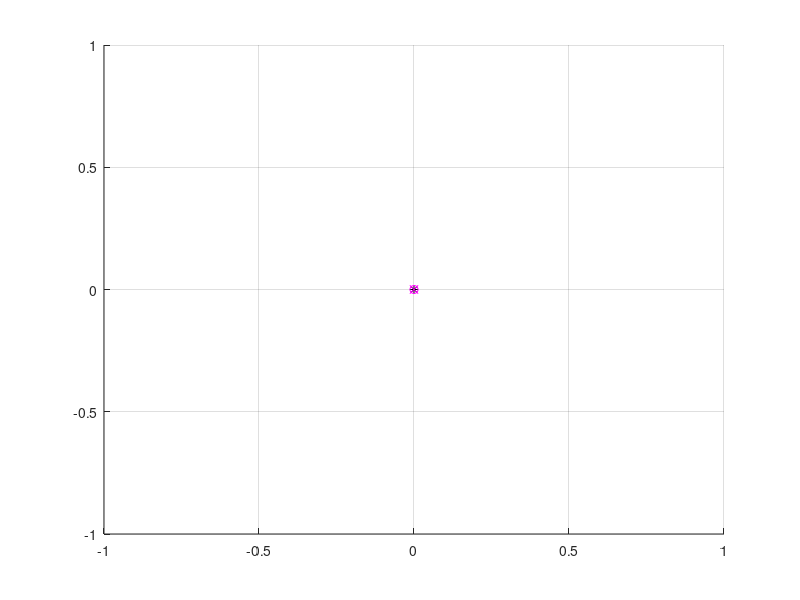

This figure's MATLAB source: (Note: this script raises an error after producing the figure.)
function demo_linearised_update()
%function demo_linearised_update
%
% Demonstrate the behaviour of linearised_update.m, which performs a Kalman
% update using tangents to nonlinear models, where the linearisation point
% is determined separately from the Kalman estimate.
%
% The essential demo is the same as demo_bearing_only.m.
% The plots show variances of EKF (red), UKF(cyan) and particle(blue), as well
% as the prior particle samples (green) and resampled posterior particle samples (blue).
% The true states and observations are shown in black.
%
% Tim Bailey 2011.

intro;
h = setup_plot;

% true states and observations
xtrue = [-0.05; 0.001; 0.7; -0.055];
[xactual, zactual] = generate_truestates(xtrue);

% linear models and noises
[F,G,Q] = predict_model;
R = observe_model_noise;

% initial filter estimates with Gordon's prior (EKF - {x,P})
P = diag([0.5^2, 0.005^2, 0.3^2, 0.01^2]); 
x = [0.0; 0.0; 0.4; -0.05];                

% filter loop
for i = 1:length(zactual)
    
    % predict step
    xpred = F*x;
    P = F*P*F' + G*Q*G';

    % observation
    z = zactual(i);
    
    % compute a linearisation point along the ray of the current estimate,
    % but more distant, so as to generate a larger bearing-only ellipsoid.
    ii = [1 3];
    xs = xpred;
%    dx = xpred / sqrt(dot(xpred(ii),xpred(ii))); % unit direction vector
%    xs(ii) = xpred(ii) + 2*sqrtm(P(ii,ii))*[dx(1); dx(3)];
% FIXME: compute extension along ray 

    % update step 
    [x,P] = linearised_update(@observe_model, @observe_model_diff, xpred,P, z,R, xs);

    % plots
    do_plot(h, xactual(:,1:i+1), z, x,P, xpred, xs);
    disp(['Step ' num2str(i) '. Press any key to continue.'])
    pause
end

%
%

function [xactual, zactual] = generate_truestates(xtrue)
xactual = xtrue;
[F,G,Q] = predict_model;
R = observe_model_noise;

for i=1:24
    xactual(:,i+1) = F * xactual(:,i) + G * gauss_samples([0;0],Q,1);
    zactual(i) = observe_model(xactual(:,i+1)) + gauss_samples(0,R,1);
end

%
%

function [F,G,Q] = predict_model()
F = [1 1 0 0; % state transition model
     0 1 0 0;
     0 0 1 1;
     0 0 0 1];

G = [0.5 0; % model relating process noise to state
     1  0;
     0 0.5;
     0  1];
 
Q = eye(2) * 0.001^2; % process noise

%
%

function z = observe_model(x)
z = atan2(x(3,:), x(1,:));

%
%

function v = observe_model_diff(z1,z2)
v = pi_to_pi(z1 - z2);

%
%

function R = observe_model_noise()
R = 0.005^2; 

%
%

function h = setup_plot()
figure, hold on, % axis equal
h.kfx = plot(0,0,'r.');                    % kalman mean
h.kfP = plot(0,0,'r');                     % kalman covariance
h.xt = plot(0,0,'k*');                     % actual state
h.z = plot(0,0,'k');                       % actual measurement
h.xp = plot(0,0,'mx');                     % predicted mean
h.xs = plot(0,0,'mo');                     % linearisation point
grid

%
%

function do_plot(h, xtrue, z, x,P, xp, xs)

set(h.z, 'xdata', [0 cos(z)], 'ydata', [0 sin(z)])
set(h.xt, 'xdata', xtrue(1,:), 'ydata', xtrue(3,:))
set(h.xp, 'xdata', xp(1,:), 'ydata', xp(3,:))
set(h.xs, 'xdata', xs(1,:), 'ydata', xs(3,:))

e = sigma_ellipse(x([1 3]), P([1 3],[1 3]), 2);
set(h.kfP, 'xdata', e(1,:), 'ydata', e(2,:))
set(h.kfx, 'xdata', x(1), 'ydata', x(3))

drawnow

%
%

function intro()

disp(' ')
disp('This demo pauses after each step.')
disp(' ')
